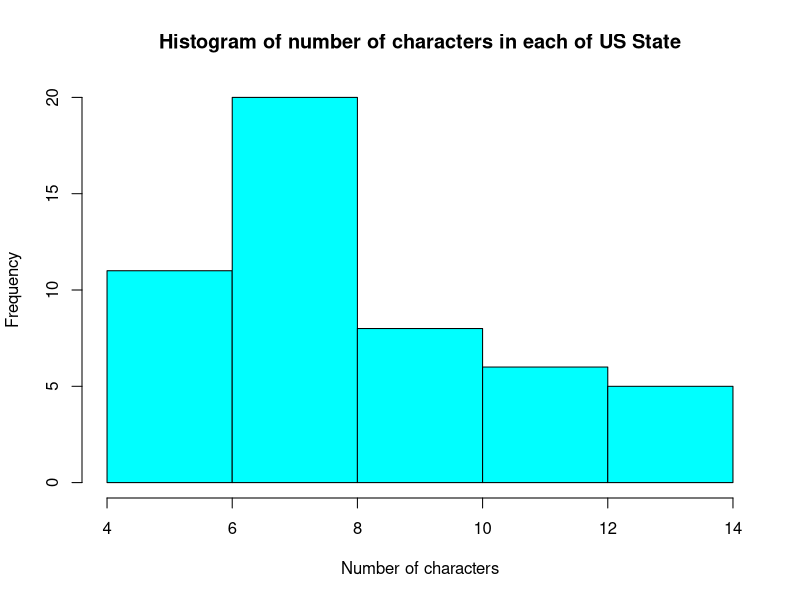
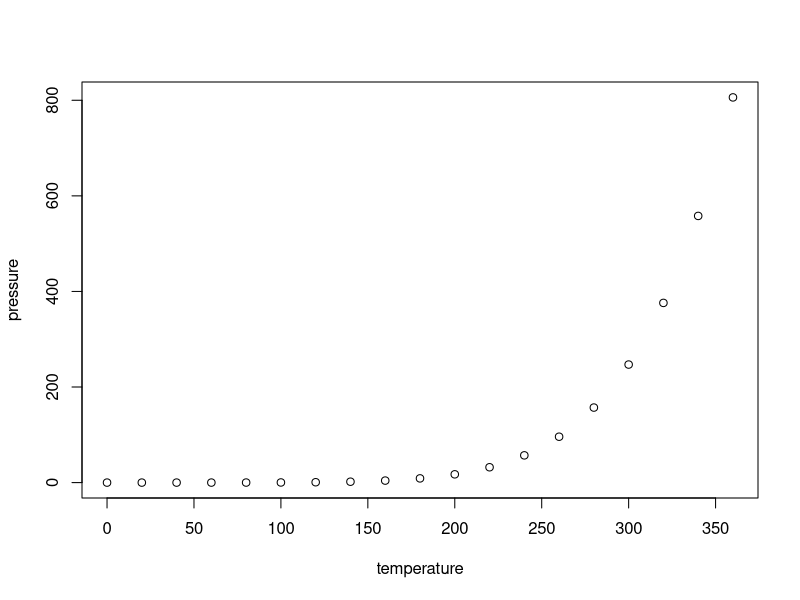

Source code (R) for these figures, in order:
## ---- chunk 1
#Assignment 4.3

#1. states=rownames(USArrests)
      # Get States names with 'w'
      # Get States names with 'W'

states=rownames(USArrests)
states
grep("w",states,value = TRUE)

grep("W",states,value = TRUE)

#2. Prepare a histogram of the number of characters in each US State

statescount = nchar(states)
hist(statescount,
    main = "Histogram of number of characters in each of US State",
    col = "cyan",
    xlab = "Number of characters"
    #prob = TRUE
    )

## ---- chunk 2
knitr::opts_chunk$set(echo = TRUE)
## ---- chunk 3
summary(cars)
## ---- chunk 4
plot(pressure)
